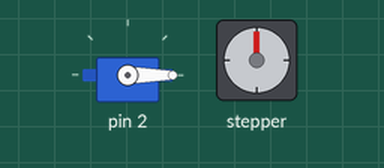
This sketch was run on a simulated Arduino Uno, built with avr-gcc and run on an emulated ATmega328P. Parts: servo, stepper motor. Stepper angles assume 2048 steps per turn.

Above: at 0.1 s.
At 12.62 s:
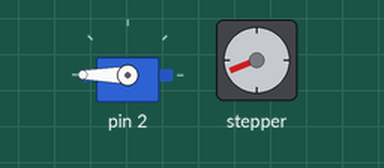
At 25.1 s:
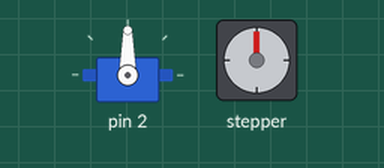
At 36.2 s:
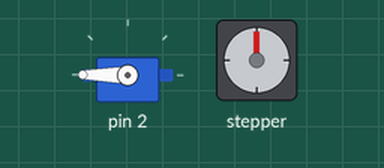
Timing chart, 0 to 40.0 s (numbered marks = the images above):
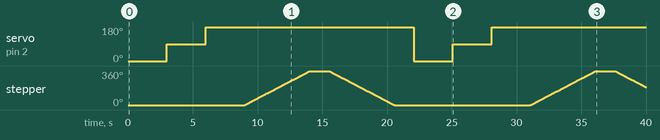

The sketch:

Lab6.ino
```cpp
#include <Stepper.h>
#include <Servo.h>

const int stepsPerRevolution = 2048;
const int motSpeed = 12;
const int dt = 1500;

class Motor {
  protected:
    int pin;

  public:
    Motor(int pin) : pin(pin) {}

    virtual void setup() = 0;
    virtual void move() = 0;
};

class StepperMotor : public Motor {
  private:
    Stepper stepper;

  public:
    StepperMotor(int pin1, int pin2, int pin3, int pin4) : Motor(pin1), stepper(stepsPerRevolution, pin1, pin2, pin3, pin4) {}

    void setup() override {
      stepper.setSpeed(motSpeed);
    }

    void move() override {
      stepper.step(stepsPerRevolution);
      delay(dt);
      stepper.step(-stepsPerRevolution);
      delay(dt);
    }
};

class ServoMotor : public Motor {
  private:
    Servo servo;

  public:
    ServoMotor(int pin) : Motor(pin), servo() {}

    void setup() override {
      servo.attach(pin);
    }

    void move() override {
      servo.write(0);
      delay(3000);

      servo.write(90);
      delay(3000);

      servo.write(180);
      delay(3000);
    }
};

StepperMotor myStepper(8, 10, 9, 11);
ServoMotor myservo(2);

void setup() {
  myStepper.setup();
  myservo.setup();
}

void loop() {
  myservo.move();
  myStepper.move();
}
```

Measured:
- by itself, servo on pin 2: 0° → 90° at 3.0 s, → 180° 3.0 s later, → 0° 16.1 s later, → 90° 3.0 s later, … (5 changes in this stretch)
- by itself, stepper: turns 360° clockwise in 5.0 s, then 360° counter-clockwise in 5.0 s, then 360° clockwise in 5.0 s, then 171° counter-clockwise in 2.4 s
